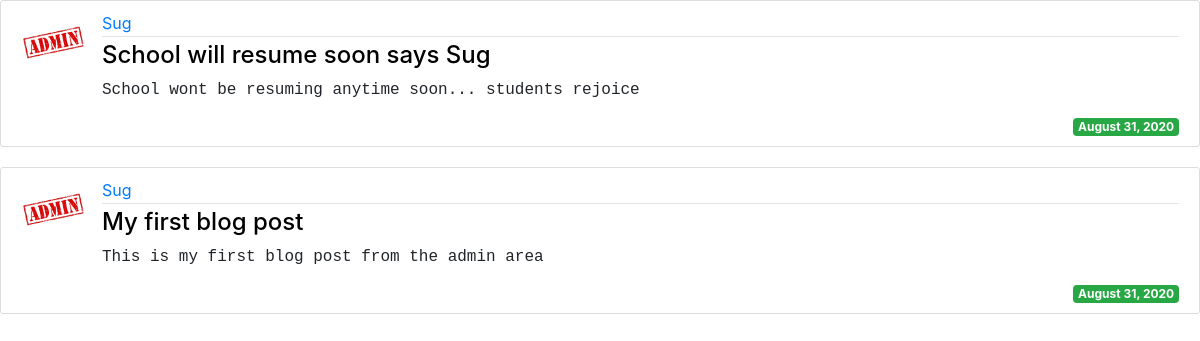
The app's page /press/ with its own data.
### sug/models.py (models this page shows, shortened)
class Post(models.Model):
    author = models.ForeignKey(User, on_delete=models.CASCADE)
    title = models.CharField(max_length=200)
    content = models.TextField()
    date_posted = models.DateTimeField(auto_now_add=True, null=True)

### user/models.py (models this page shows, shortened)
class Profile(models.Model):
    user = models.OneToOneField(User, on_delete=models.CASCADE)
    image = models.ImageField(default='default.jpg', upload_to = 'profile_pics')

### sug/views.py (the view)
# urls.py: path('press/', views.press, name= 'press'),
def press(request):
    post = Post.objects.all().order_by('-date_posted')
    context = {'Post':post}
    return render(request, 'press.html', context)

### sug/templates/press.html (shortened to what this page needs)
{% extends 'base.html' %}
{% block body %}
    {% for posts in Post %}
            <article class="media content-section">
                <img class ="rounded-circle article-img" src="{{ posts.author.profile.image.url }}">
                <div class="media-body">
                    <div class="article-metadata">
                        <a class="mr-2" href="#">{{ posts.author }}</a>
                    </div>
                    <h4><a class="article-title" href="#">{{ posts.title }}</a></h4>
                    <p class="article-content" style="font-family: monospace;">{{ posts.content }}</p>
                    <span class="badge badge-success">{{posts.date_posted|date:"F j, Y"}}</span>
                </div>
            </article>
    {% endfor %}
{% endblock %}

### sug/templates/press.html (style rules this page uses)
.content-section { background: #ffffff; padding: 10px 20px; border: 1px solid #dddddd; border-radius: 3px; margin-bottom: 20px; }
.article-title { color: black; }
.article-content { white-space: pre-line; }
.mr-2 { text-decoration: none; }
.article-img { height: 65px; width: 65px; margin-right: 16px; }
.article-metadata { padding-bottom: 1px; margin-bottom: 4px; border-bottom: 1px solid #e3e3e3 }
.badge-success { float: right; }

### records on screen
Post: author.profile.image (picture), author "Sug", title "School will resume soon says Sug", content "School wont be resuming anytime soon... students rejoice", date_posted "August 31, 2020"
Post: author.profile.image (picture), author "Sug", title "My first blog post", content "This is my first blog post from the admin area", date_posted "August 31, 2020"
